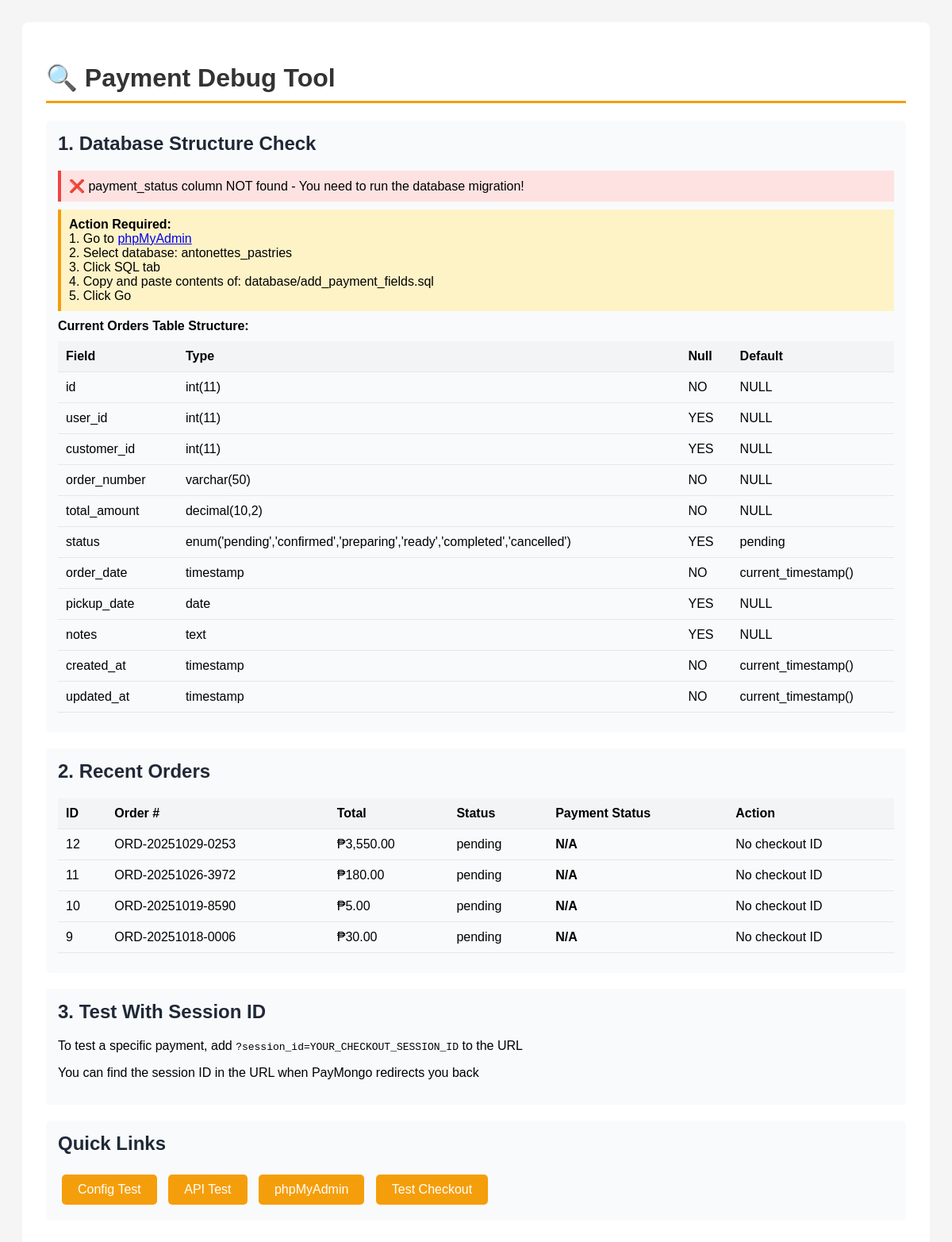
The app's page /debug-payment.php with its own data.
### tables this page shows
CREATE TABLE `orders` (
  `id` int(11) NOT NULL,
  `user_id` int(11) DEFAULT NULL,
  `customer_id` int(11) DEFAULT NULL,
  `order_number` varchar(50) NOT NULL,
  `total_amount` decimal(10,2) NOT NULL,
  `status` enum('pending','confirmed','preparing','ready','completed','cancelled') DEFAULT 'pending',
  `order_date` timestamp NOT NULL DEFAULT current_timestamp(),
  `pickup_date` date DEFAULT NULL,
  `notes` text DEFAULT NULL,
  `created_at` timestamp NOT NULL DEFAULT current_timestamp(),
  `updated_at` timestamp NOT NULL DEFAULT current_timestamp() ON UPDATE current_timestamp()
);

### debug-payment.php (the view, shortened to what this page needs)
<?php
$checkoutSessionId = $_GET['session_id'] ?? '';
?>
<!DOCTYPE html>
<html lang="en">
<head>
</head>
<body>
    <div class="container">
        <h1>🔍 Payment Debug Tool</h1>
        <?php
        echo '<div class="section">';
        echo '<h2>1. Database Structure Check</h2>';
        try {
            $database = Database::getInstance();
            $db = $database->getConnection();
            $stmt = $db->query("SHOW COLUMNS FROM orders LIKE 'payment_status'");
            $paymentStatusExists = $stmt->fetch();
            if ($paymentStatusExists) {
                echo '<div class="success">✅ payment_status column exists</div>';
            } else {
                echo '<div class="error">❌ payment_status column NOT found - You need to run the database migration!</div>';
                echo '<div class="warning">';
                echo '<strong>Action Required:</strong><br>';
                echo '1. Go to <a href="http://localhost/phpmyadmin" target="_blank">phpMyAdmin</a><br>';
                echo '2. Select database: antonettes_pastries<br>';
                echo '3. Click SQL tab<br>';
                echo '4. Copy and paste contents of: database/add_payment_fields.sql<br>';
                echo '5. Click Go<br>';
                echo '</div>';
            }
            $stmt = $db->query("SHOW COLUMNS FROM orders");
            $columns = $stmt->fetchAll(PDO::FETCH_ASSOC);
            echo '<strong>Current Orders Table Structure:</strong>';
            echo '<table>';
            echo '<tr><th>Field</th><th>Type</th><th>Null</th><th>Default</th></tr>';
            foreach ($columns as $column) {
                echo '<tr>';
                echo '<td>' . htmlspecialchars($column['Field']) . '</td>';
                echo '<td>' . htmlspecialchars($column['Type']) . '</td>';
                echo '<td>' . htmlspecialchars($column['Null']) . '</td>';
                echo '<td>' . htmlspecialchars($column['Default'] ?? 'NULL') . '</td>';
                echo '</tr>';
            }
            echo '</table>';
        } catch (Exception $e) {
            echo '<div class="error">Database error: ' . htmlspecialchars($e->getMessage()) . '</div>';
        }
        echo '</div>';
        echo '<div class="section">';
        echo '<h2>2. Recent Orders</h2>';
        try {
            $stmt = $db->query("SELECT * FROM orders ORDER BY id DESC LIMIT 5");
            $orders = $stmt->fetchAll(PDO::FETCH_ASSOC);
            if (empty($orders)) {
                echo '<div class="warning">No orders found</div>';
            } else {
                echo '<table>';
                echo '<tr><th>ID</th><th>Order #</th><th>Total</th><th>Status</th><th>Payment Status</th><th>Action</th></tr>';
                foreach ($orders as $order) {
                    echo '<tr>';
                    echo '<td>' . $order['id'] . '</td>';
                    echo '<td>' . htmlspecialchars($order['order_number']) . '</td>';
                    echo '<td>₱' . number_format($order['total_amount'], 2) . '</td>';
                    echo '<td>' . htmlspecialchars($order['status']) . '</td>';
                    echo '<td><strong>' . htmlspecialchars($order['payment_status'] ?? 'N/A') . '</strong></td>';
                    echo '<td>';
                    if (!empty($order['paymongo_checkout_id'])) {
                        $checkoutId = $order['paymongo_checkout_id'];
                        echo '<a href="?session_id=' . urlencode($checkoutId) . '" class="btn" style="padding: 5px 10px; font-size: 12px;">Debug This</a><br>';
                        echo '<small style="color: #6b7280;">' . htmlspecialchars(substr($checkoutId, 0, 25)) . '...</small>';
                    } else {
                        echo 'No checkout ID';
                    }
                    echo '</td>';
                    echo '</tr>';
                }
                echo '</table>';
            }
        } catch (Exception $e) {
            echo '<div class="error">Error: ' . htmlspecialchars($e->getMessage()) . '</div>';
        }
        echo '</div>';
        if ($checkoutSessionId) {
            echo '<div class="section">';
            echo '<h2>3. PayMongo Checkout Session Details</h2>';
            $secretKey = PayMongoConfig::getSecretKey();
            $ch = curl_init("https://api.paymongo.com/v1/checkout_sessions/$checkoutSessionId");
            curl_setopt($ch, CURLOPT_HTTPHEADER, [
                'Content-Type: application/json',
                'Authorization: Basic ' . base64_encode($secretKey . ':')
            ]);
            curl_setopt($ch, CURLOPT_RETURNTRANSFER, true);
            $response = curl_exec($ch);
            $httpCode = curl_getinfo($ch, CURLINFO_HTTP_CODE);
            curl_close($ch);
            if ($httpCode >= 200 && $httpCode < 300) {
                $data = json_decode($response, true);
                echo '<div class="success">✅ Successfully retrieved from PayMongo</div>';
                if (isset($data['data'])) {
                    $session = $data['data'];
                    $attrs = $session['attributes'];
                    echo '<strong>Payment Status:</strong> <span style="font-size: 18px; font-weight: bold; color: ';
                    echo ($attrs['payment_status'] === 'paid') ? '#10b981' : '#f59e0b';
                    echo ';">' . strtoupper($attrs['payment_status'] ?? 'unknown') . '</span><br><br>';
                    echo '<strong>Key Information:</strong><br>';
                    echo 'Checkout ID: ' . $session['id'] . '<br>';
                    echo 'Payment Intent ID: ' . ($attrs['payment_intent_id'] ?? 'None') . '<br>';
                    echo 'Amount: ₱' . number_format(($attrs['line_items_total'] ?? 0) / 100, 2) . '<br>';
                    echo 'Description: ' . htmlspecialchars($attrs['description'] ?? 'N/A') . '<br><br>';
                    echo '<strong>Full Response:</strong>';
                    echo '<pre>' . json_encode($data, JSON_PRETTY_PRINT) . '</pre>';
                }
            } else {
                echo '<div class="error">❌ Failed to retrieve from PayMongo (HTTP ' . $httpCode . ')</div>';
                echo '<pre>' . htmlspecialchars($response) . '</pre>';
            }
            echo '</div>';
            echo '<div class="section">';
            echo '<h2>4. Database Order for This Checkout</h2>';
            try {
                $stmt = $db->prepare("SELECT * FROM orders WHERE paymongo_checkout_id = ?");
                $stmt->execute([$checkoutSessionId]);
                $order = $stmt->fetch(PDO::FETCH_ASSOC);
                if ($order) {
                    echo '<div class="success">✅ Order found in database</div>';
                    echo '<pre>' . json_encode($order, JSON_PRETTY_PRINT) . '</pre>';
                } else {
                    echo '<div class="error">❌ No order found with this checkout_id</div>';
                }
            } catch (Exception $e) {
                echo '<div class="error">Error: ' . htmlspecialchars($e->getMessage()) . '</div>';
            }
            echo '</div>';
        } else {
            echo '<div class="section">';
            echo '<h2>3. Test With Session ID</h2>';
            echo '<p>To test a specific payment, add <code>?session_id=YOUR_CHECKOUT_SESSION_ID</code> to the URL</p>';
            echo '<p>You can find the session ID in the URL when PayMongo redirects you back</p>';
            echo '</div>';
        }
        ?>
        <div class="section">
            <h2>Quick Links</h2>
            <a href="test-paymongo-config.php" class="btn">Config Test</a>
            <a href="test-paymongo-api.php" class="btn">API Test</a>
            <a href="http://localhost/phpmyadmin" class="btn" target="_blank">phpMyAdmin</a>
            <a href="products.html" class="btn">Test Checkout</a>
        </div>
    </div>
</body>
</html>

### debug-payment.php (style rules this page uses)
body { font-family: Arial, sans-serif; padding: 20px; background: #f5f5f5; }
.container { max-width: 1200px; margin: 0 auto; background: white; padding: 30px; border-radius: 8px; }
h1 { color: #333; border-bottom: 3px solid #f59e0b; padding-bottom: 10px; }
.section { margin: 20px 0; padding: 15px; background: #f9fafb; border-radius: 5px; }
.section h2 { color: #1f2937; margin-top: 0; }
.error { background: #fee2e2; border-left: 4px solid #ef4444; padding: 10px; margin: 10px 0; }
.warning { background: #fef3c7; border-left: 4px solid #f59e0b; padding: 10px; margin: 10px 0; }
table { width: 100%; border-collapse: collapse; margin: 10px 0; }
th, td { padding: 10px; text-align: left; border-bottom: 1px solid #e5e7eb; }
th { background: #f3f4f6; font-weight: 600; }
.btn { display: inline-block; padding: 10px 20px; background: #f59e0b; color: white; text-decoration: none; border-radius: 5px; margin: 5px; }

### records on screen
orders: id "12", order_number "ORD-20251029-0253", total_amount "3,550.00", status "pending", payment_status "N/A"
orders: id "11", order_number "ORD-20251026-3972", total_amount "180.00", status "pending", payment_status "N/A"
orders: id "10", order_number "ORD-20251019-8590", total_amount "5.00", status "pending", payment_status "N/A"
orders: id "9", order_number "ORD-20251018-0006", total_amount "30.00", status "pending", payment_status "N/A"

### other values on screen
$column['Field'] "id"
$column['Type'] "int(11)"
$column['Null'] "NO"
$column['Default'] "NULL"
$column['Field'] "user_id"
$column['Null'] "YES"
$column['Field'] "customer_id"
$column['Field'] "order_number"
$column['Type'] "varchar(50)"
$column['Field'] "total_amount"
$column['Type'] "decimal(10,2)"
$column['Field'] "status"
$column['Type'] "enum('pending','confirmed','preparing','ready','completed','cancelled')"
$column['Default'] "pending"
$column['Field'] "order_date"
